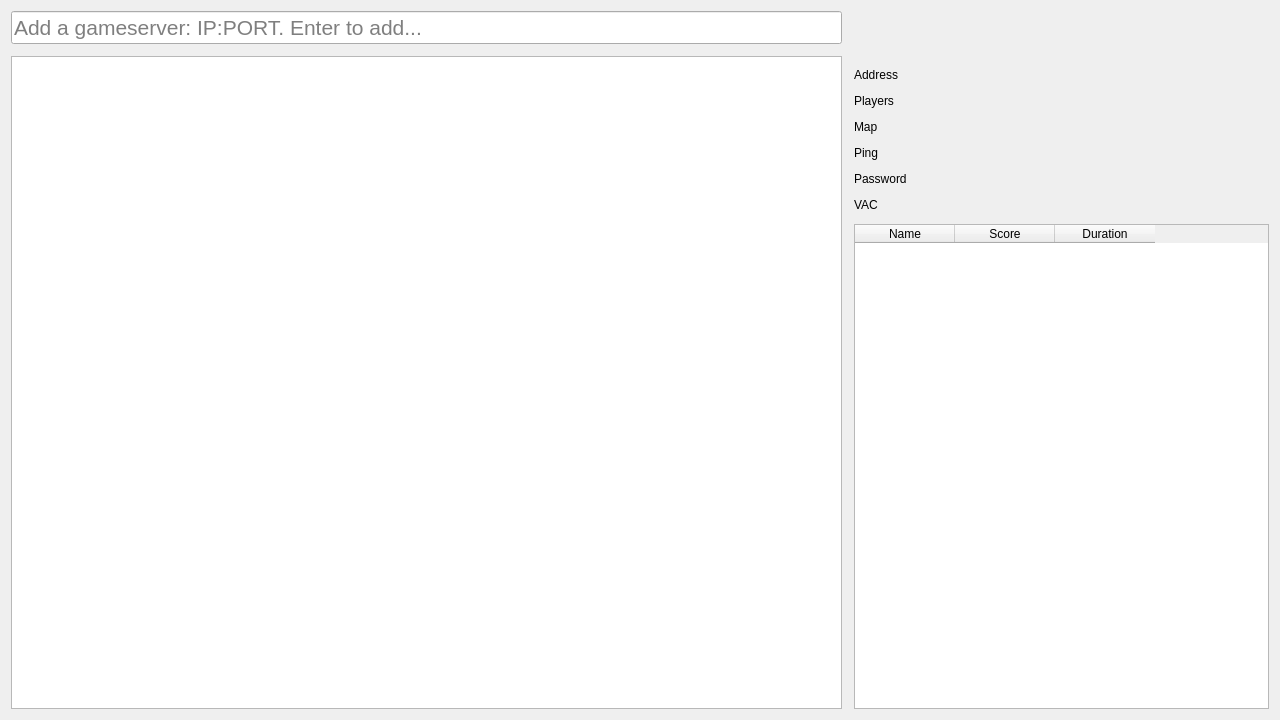
<?xml version="1.0" encoding="UTF-8"?>
<ui version="4.0">
 <class>MainWindow</class>
 <widget class="QWidget" name="MainWindow">
  <property name="geometry">
   <rect>
    <x>0</x>
    <y>0</y>
    <width>1280</width>
    <height>720</height>
   </rect>
  </property>
  <layout class="QVBoxLayout" name="verticalLayout">
   <item>
    <layout class="QGridLayout" name="gridLayout" columnstretch="800,400">
     <property name="spacing">
      <number>12</number>
     </property>
     <item row="2" column="0">
      <widget class="QLineEdit" name="serverAdd">
       <property name="font">
        <font>
         <pointsize>16</pointsize>
        </font>
       </property>
       <property name="placeholderText">
        <string>Add a gameserver: IP:PORT. Enter to add...</string>
       </property>
      </widget>
     </item>
     <item row="4" column="1">
      <layout class="QGridLayout" name="gridLayout_2">
       <item row="6" column="0">
        <widget class="QLabel" name="passwordLabel">
         <property name="text">
          <string>Password</string>
         </property>
        </widget>
       </item>
       <item row="4" column="1">
        <widget class="QLabel" name="mapLabelVal">
         <property name="text">
          <string/>
         </property>
        </widget>
       </item>
       <item row="7" column="0">
        <widget class="QLabel" name="vacLabel">
         <property name="text">
          <string>VAC</string>
         </property>
        </widget>
       </item>
       <item row="2" column="0">
        <widget class="QLabel" name="addressLabel">
         <property name="text">
          <string>Address</string>
         </property>
        </widget>
       </item>
       <item row="2" column="1">
        <widget class="QLabel" name="addressLabelVal">
         <property name="toolTip">
          <string>Connect to server using Steam</string>
         </property>
         <property name="text">
          <string/>
         </property>
         <property name="openExternalLinks">
          <bool>true</bool>
         </property>
        </widget>
       </item>
       <item row="7" column="1">
        <widget class="QLabel" name="vacLabelVal">
         <property name="text">
          <string/>
         </property>
        </widget>
       </item>
       <item row="4" column="0">
        <widget class="QLabel" name="mapLabel">
         <property name="text">
          <string>Map</string>
         </property>
        </widget>
       </item>
       <item row="3" column="0">
        <widget class="QLabel" name="playersLabel">
         <property name="text">
          <string>Players</string>
         </property>
         <property name="scaledContents">
          <bool>false</bool>
         </property>
        </widget>
       </item>
       <item row="5" column="0">
        <widget class="QLabel" name="pingLabel">
         <property name="text">
          <string>Ping</string>
         </property>
        </widget>
       </item>
       <item row="6" column="1">
        <widget class="QLabel" name="passwordLabelVal">
         <property name="text">
          <string/>
         </property>
        </widget>
       </item>
       <item row="5" column="1">
        <widget class="QLabel" name="pingLabelVal">
         <property name="text">
          <string/>
         </property>
        </widget>
       </item>
       <item row="3" column="1">
        <widget class="QLabel" name="playersLabelVal">
         <property name="text">
          <string/>
         </property>
        </widget>
       </item>
      </layout>
     </item>
     <item row="3" column="0" rowspan="3">
      <widget class="QTableView" name="serverTable">
       <property name="selectionBehavior">
        <enum>QAbstractItemView::SelectionBehavior::SelectRows</enum>
       </property>
       <property name="sortingEnabled">
        <bool>true</bool>
       </property>
       <attribute name="horizontalHeaderStretchLastSection">
        <bool>false</bool>
       </attribute>
       <attribute name="verticalHeaderShowSortIndicator" stdset="0">
        <bool>true</bool>
       </attribute>
      </widget>
     </item>
     <item row="5" column="1">
      <widget class="QTableWidget" name="serverPlayers">
       <property name="sizeAdjustPolicy">
        <enum>QAbstractScrollArea::SizeAdjustPolicy::AdjustToContents</enum>
       </property>
       <property name="editTriggers">
        <set>QAbstractItemView::EditTrigger::NoEditTriggers</set>
       </property>
       <property name="sortingEnabled">
        <bool>true</bool>
       </property>
       <attribute name="horizontalHeaderStretchLastSection">
        <bool>false</bool>
       </attribute>
       <attribute name="verticalHeaderShowSortIndicator" stdset="0">
        <bool>true</bool>
       </attribute>
       <column>
        <property name="text">
         <string>Name</string>
        </property>
       </column>
       <column>
        <property name="text">
         <string>Score</string>
        </property>
       </column>
       <column>
        <property name="text">
         <string>Duration</string>
        </property>
       </column>
      </widget>
     </item>
     <item row="2" column="1">
      <widget class="QLabel" name="serverName">
       <property name="font">
        <font>
         <family>Segoe UI</family>
         <pointsize>14</pointsize>
         <italic>false</italic>
         <bold>true</bold>
        </font>
       </property>
       <property name="styleSheet">
        <string notr="true">font: 700 14pt &quot;Segoe UI&quot;;</string>
       </property>
       <property name="text">
        <string/>
       </property>
       <property name="textFormat">
        <enum>Qt::TextFormat::PlainText</enum>
       </property>
      </widget>
     </item>
     <item row="3" column="1">
      <widget class="PlotWidget" name="latencyGraph" native="true">
       <property name="maximumSize">
        <size>
         <width>16777215</width>
         <height>50</height>
        </size>
       </property>
      </widget>
     </item>
    </layout>
   </item>
  </layout>
 </widget>
 <customwidgets>
  <customwidget>
   <class>PlotWidget</class>
   <extends>QWidget</extends>
   <header>pyqtgraph</header>
   <container>1</container>
  </customwidget>
 </customwidgets>
 <resources/>
 <connections/>
</ui>
